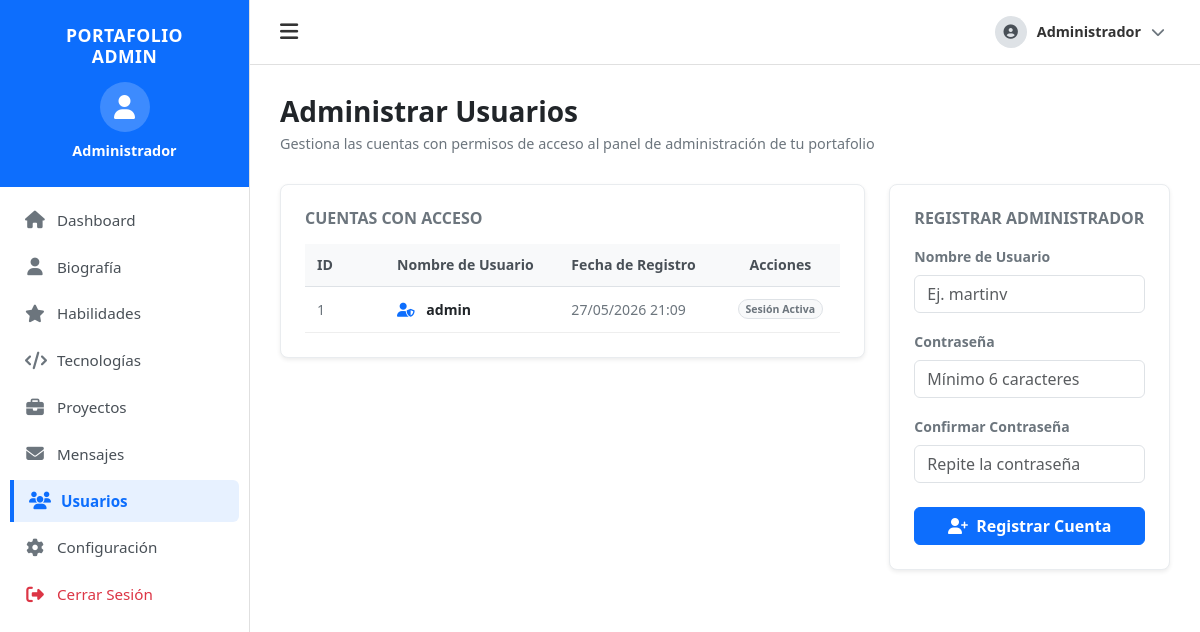
The app's page /admin/usuarios.php (signed in) with its own data.
### tables this page shows
CREATE TABLE IF NOT EXISTS `usuarios` (
    `id` INT AUTO_INCREMENT PRIMARY KEY,
    `usuario` VARCHAR(50) UNIQUE NOT NULL,
    `password_hash` VARCHAR(255) NOT NULL,
    `fecha_creacion` TIMESTAMP DEFAULT CURRENT_TIMESTAMP
);

### admin/usuarios.php (the view, shortened to what this page needs)
<?php
include 'header.php';
$usuarios = [];
try {
    $stmt = $pdo->query("SELECT id, usuario, fecha_creacion FROM usuarios ORDER BY id ASC");
    $usuarios = $stmt->fetchAll();
} catch (\PDOException $e) {
    $error_db = "No se pudieron cargar los usuarios. Asegúrate de tener importada la base de datos.";
}
?>
<div class="admin-title-section">
    <h1>Administrar Usuarios</h1>
    <p>Gestiona las cuentas con permisos de acceso al panel de administración de tu portafolio</p>
</div>
<div class="row g-4">
    <div class="col-lg-8">
        <div class="card border border-light-subtle rounded-3 shadow-sm bg-white p-4">
            <h3 class="fs-6 fw-bold text-secondary mb-3 text-uppercase">Cuentas con Acceso</h3>
            <?php if (count($usuarios) > 0): ?>
                <div class="table-responsive">
                    <table class="table dashboard-table table-hover align-middle mb-0">
                        <thead>
                            <tr>
                                <th style="width: 80px;">ID</th>
                                <th>Nombre de Usuario</th>
                                <th>Fecha de Registro</th>
                                <th style="width: 120px; text-align: center;">Acciones</th>
                            </tr>
                        </thead>
                        <tbody>
                            <?php foreach ($usuarios as $usr): ?>
                                <tr>
                                    <td class="text-secondary"><?php echo $usr['id']; ?></td>
                                    <td class="fw-semibold text-dark">
                                        <i class="fas fa-user-shield text-primary me-2"></i>
                                        <?php echo htmlspecialchars($usr['usuario']); ?>
                                    </td>
                                    <td class="text-secondary">
                                        <?php echo date('d/m/Y H:i', strtotime($usr['fecha_creacion'])); ?>
                                    </td>
                                    <td class="text-center">
                                        <div class="action-btns justify-content-center">
                                            <?php if ($usr['usuario'] === $_SESSION['usuario']): ?>
                                                <span class="badge bg-light text-secondary border rounded-pill py-1 px-2.5">
                                                    Sesión Activa
                                                </span>
                                            <?php endif; ?>
                                        </div>
                                    </td>
                                </tr>
                            <?php endforeach; ?>
                        </tbody>
                    </table>
                </div>
            <?php endif; ?>
        </div>
    </div>
    <div class="col-lg-4">
        <div class="card border border-light-subtle rounded-3 shadow-sm bg-white p-4">
            <h3 class="fs-6 fw-bold text-secondary mb-3 text-uppercase">Registrar Administrador</h3>
            <form action="usuarios.php" method="POST">
                <div class="mb-3">
                    <label for="nuevo_usuario" class="form-label fw-semibold text-secondary small">Nombre de Usuario</label>
                    <input type="text" class="form-control" id="nuevo_usuario" name="nuevo_usuario" placeholder="Ej. martinv" required>
                </div>
                <div class="mb-3">
                    <label for="nueva_password" class="form-label fw-semibold text-secondary small">Contraseña</label>
                    <input type="password" class="form-control" id="nueva_password" name="nueva_password" placeholder="Mínimo 6 caracteres" required>
                </div>
                <div class="mb-4">
                    <label for="confirmar_password" class="form-label fw-semibold text-secondary small">Confirmar Contraseña</label>
                    <input type="password" class="form-control" id="confirmar_password" name="confirmar_password" placeholder="Repite la contraseña" required>
                </div>
                <button type="submit" class="btn btn-primary w-100 fw-semibold" style="border-radius: 6px;">
                    <i class="fas fa-user-plus me-1"></i> Registrar Cuenta
                </button>
            </form>
        </div>
    </div>
</div>
<?php
include 'footer.php';
?>

### css/styles.css (style rules this page uses)
body { padding-top: 70px; }
.admin-body { background-color: #f3f6f9; font-family: system-ui, -apple-system, "Segoe UI", Roboto, "Helvetica Neue", Arial, sans-serif; color: #333333; padding-top: 0 !important; }
.admin-title-section { margin-bottom: 30px; }
.admin-title-section h1 { font-size: 1.75rem; font-weight: 700; color: #212529; margin: 0; }
.admin-title-section p { font-size: 0.9rem; color: #6c757d; margin: 4px 0 0 0; }
.dashboard-table { width: 100%; font-size: 0.88rem; }
.dashboard-table thead th { background-color: #f8f9fa; border-bottom: 1px solid #dee2e6; color: #495057; font-weight: 600; padding: 10px 12px; }
.dashboard-table tbody td { padding: 12px; border-bottom: 1px solid #eee; vertical-align: middle; }
.action-btns { display: flex; gap: 8px; }

### records on screen
usuarios: id "1", usuario "admin", fecha_creacion "27/05/2026 21:09", shows "Sesión Activa"
